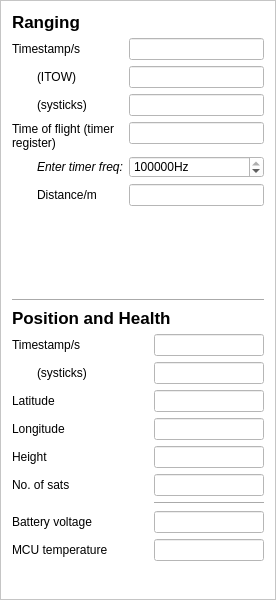
<?xml version="1.0" encoding="UTF-8"?>
<ui version="4.0">
 <class>toad_frame</class>
 <widget class="QFrame" name="toad_frame">
  <property name="geometry">
   <rect>
    <x>0</x>
    <y>0</y>
    <width>276</width>
    <height>600</height>
   </rect>
  </property>
  <property name="minimumSize">
   <size>
    <width>276</width>
    <height>550</height>
   </size>
  </property>
  <property name="windowTitle">
   <string>toad_frame</string>
  </property>
  <property name="styleSheet">
   <string notr="true">background-color: rgb(255, 255, 255);</string>
  </property>
  <property name="frameShape">
   <enum>QFrame::StyledPanel</enum>
  </property>
  <property name="frameShadow">
   <enum>QFrame::Raised</enum>
  </property>
  <layout class="QVBoxLayout" name="verticalLayout">
   <item>
    <layout class="QFormLayout" name="formLayout_ranging">
     <property name="sizeConstraint">
      <enum>QLayout::SetMaximumSize</enum>
     </property>
     <property name="fieldGrowthPolicy">
      <enum>QFormLayout::AllNonFixedFieldsGrow</enum>
     </property>
     <item row="0" column="0" colspan="2">
      <widget class="QLabel" name="label_ranging_title">
       <property name="maximumSize">
        <size>
         <width>640</width>
         <height>16777215</height>
        </size>
       </property>
       <property name="font">
        <font>
         <pointsize>13</pointsize>
         <weight>75</weight>
         <bold>true</bold>
        </font>
       </property>
       <property name="focusPolicy">
        <enum>Qt::StrongFocus</enum>
       </property>
       <property name="text">
        <string>Ranging</string>
       </property>
      </widget>
     </item>
     <item row="1" column="0">
      <widget class="QLabel" name="label_timestamp_ranging">
       <property name="text">
        <string>Timestamp/s</string>
       </property>
       <property name="indent">
        <number>-1</number>
       </property>
      </widget>
     </item>
     <item row="2" column="0">
      <widget class="QLabel" name="label_timestamp_itow_ranging">
       <property name="inputMethodHints">
        <set>Qt::ImhNone</set>
       </property>
       <property name="text">
        <string>(ITOW)</string>
       </property>
       <property name="indent">
        <number>25</number>
       </property>
      </widget>
     </item>
     <item row="2" column="1">
      <widget class="QLineEdit" name="lineEdit_timestamp_itow_ranging">
       <property name="maximumSize">
        <size>
         <width>500</width>
         <height>16777215</height>
        </size>
       </property>
       <property name="inputMethodHints">
        <set>Qt::ImhDigitsOnly</set>
       </property>
       <property name="readOnly">
        <bool>true</bool>
       </property>
      </widget>
     </item>
     <item row="3" column="0">
      <widget class="QLabel" name="label_timestamp_systicks_ranging">
       <property name="text">
        <string>(systicks)</string>
       </property>
       <property name="indent">
        <number>25</number>
       </property>
      </widget>
     </item>
     <item row="3" column="1">
      <widget class="QLineEdit" name="lineEdit_timestamp_systicks_ranging">
       <property name="maximumSize">
        <size>
         <width>500</width>
         <height>16777215</height>
        </size>
       </property>
       <property name="inputMethodHints">
        <set>Qt::ImhDigitsOnly</set>
       </property>
       <property name="readOnly">
        <bool>true</bool>
       </property>
      </widget>
     </item>
     <item row="4" column="0">
      <widget class="QLabel" name="label_tof_ranging">
       <property name="text">
        <string>Time of flight (timer register)</string>
       </property>
       <property name="wordWrap">
        <bool>true</bool>
       </property>
       <property name="indent">
        <number>-1</number>
       </property>
      </widget>
     </item>
     <item row="4" column="1">
      <widget class="QLineEdit" name="lineEdit_tof">
       <property name="maximumSize">
        <size>
         <width>500</width>
         <height>16777215</height>
        </size>
       </property>
       <property name="readOnly">
        <bool>true</bool>
       </property>
      </widget>
     </item>
     <item row="5" column="0">
      <widget class="QLabel" name="label_timerfreq_ranging">
       <property name="font">
        <font>
         <italic>true</italic>
        </font>
       </property>
       <property name="text">
        <string>Enter timer freq:</string>
       </property>
       <property name="indent">
        <number>25</number>
       </property>
      </widget>
     </item>
     <item row="5" column="1">
      <widget class="QSpinBox" name="spinBox_timerfreq">
       <property name="maximumSize">
        <size>
         <width>500</width>
         <height>16777215</height>
        </size>
       </property>
       <property name="focusPolicy">
        <enum>Qt::StrongFocus</enum>
       </property>
       <property name="suffix">
        <string>Hz</string>
       </property>
       <property name="maximum">
        <number>99999999</number>
       </property>
       <property name="singleStep">
        <number>1000</number>
       </property>
       <property name="value">
        <number>84000000</number>
       </property>
      </widget>
     </item>
     <item row="6" column="0">
      <widget class="QLabel" name="label_distance_ranging">
       <property name="text">
        <string>Distance/m</string>
       </property>
       <property name="alignment">
        <set>Qt::AlignLeading|Qt::AlignLeft|Qt::AlignVCenter</set>
       </property>
       <property name="indent">
        <number>25</number>
       </property>
      </widget>
     </item>
     <item row="6" column="1">
      <widget class="QLineEdit" name="lineEdit_distance">
       <property name="maximumSize">
        <size>
         <width>500</width>
         <height>16777215</height>
        </size>
       </property>
       <property name="alignment">
        <set>Qt::AlignLeading|Qt::AlignLeft|Qt::AlignVCenter</set>
       </property>
       <property name="dragEnabled">
        <bool>false</bool>
       </property>
       <property name="readOnly">
        <bool>true</bool>
       </property>
      </widget>
     </item>
     <item row="1" column="1">
      <widget class="QLineEdit" name="lineEdit_timestamp_s_ranging">
       <property name="maximumSize">
        <size>
         <width>500</width>
         <height>16777215</height>
        </size>
       </property>
       <property name="inputMethodHints">
        <set>Qt::ImhDigitsOnly</set>
       </property>
       <property name="readOnly">
        <bool>true</bool>
       </property>
      </widget>
     </item>
    </layout>
   </item>
   <item>
    <widget class="Line" name="line_2">
     <property name="orientation">
      <enum>Qt::Horizontal</enum>
     </property>
    </widget>
   </item>
   <item>
    <layout class="QFormLayout" name="formLayout_pos">
     <property name="sizeConstraint">
      <enum>QLayout::SetMaximumSize</enum>
     </property>
     <property name="fieldGrowthPolicy">
      <enum>QFormLayout::AllNonFixedFieldsGrow</enum>
     </property>
     <item row="0" column="0" colspan="2">
      <widget class="QLabel" name="label_pos_title">
       <property name="maximumSize">
        <size>
         <width>640</width>
         <height>16777215</height>
        </size>
       </property>
       <property name="font">
        <font>
         <pointsize>13</pointsize>
         <weight>75</weight>
         <bold>true</bold>
        </font>
       </property>
       <property name="text">
        <string>Position and Health</string>
       </property>
      </widget>
     </item>
     <item row="1" column="0">
      <widget class="QLabel" name="label_timestamp_pos">
       <property name="minimumSize">
        <size>
         <width>136</width>
         <height>0</height>
        </size>
       </property>
       <property name="text">
        <string>Timestamp/s</string>
       </property>
       <property name="indent">
        <number>-1</number>
       </property>
      </widget>
     </item>
     <item row="1" column="1">
      <widget class="QLineEdit" name="lineEdit_timestamp_s_pos">
       <property name="maximumSize">
        <size>
         <width>500</width>
         <height>16777215</height>
        </size>
       </property>
       <property name="inputMethodHints">
        <set>Qt::ImhDigitsOnly</set>
       </property>
       <property name="readOnly">
        <bool>true</bool>
       </property>
      </widget>
     </item>
     <item row="2" column="0">
      <widget class="QLabel" name="label_systicks_pos">
       <property name="text">
        <string>(systicks)</string>
       </property>
       <property name="indent">
        <number>25</number>
       </property>
      </widget>
     </item>
     <item row="2" column="1">
      <widget class="QLineEdit" name="lineEdit_timestamp_systicks_pos">
       <property name="maximumSize">
        <size>
         <width>500</width>
         <height>16777215</height>
        </size>
       </property>
       <property name="readOnly">
        <bool>true</bool>
       </property>
      </widget>
     </item>
     <item row="3" column="0">
      <widget class="QLabel" name="label_lat_pos">
       <property name="text">
        <string>Latitude</string>
       </property>
      </widget>
     </item>
     <item row="3" column="1">
      <widget class="QLineEdit" name="lineEdit_lat">
       <property name="maximumSize">
        <size>
         <width>500</width>
         <height>16777215</height>
        </size>
       </property>
       <property name="readOnly">
        <bool>true</bool>
       </property>
      </widget>
     </item>
     <item row="4" column="0">
      <widget class="QLabel" name="label_lon_pos">
       <property name="text">
        <string>Longitude</string>
       </property>
      </widget>
     </item>
     <item row="4" column="1">
      <widget class="QLineEdit" name="lineEdit_lon">
       <property name="maximumSize">
        <size>
         <width>500</width>
         <height>16777215</height>
        </size>
       </property>
       <property name="readOnly">
        <bool>true</bool>
       </property>
      </widget>
     </item>
     <item row="5" column="0">
      <widget class="QLabel" name="label_height_pos">
       <property name="text">
        <string>Height</string>
       </property>
      </widget>
     </item>
     <item row="5" column="1">
      <widget class="QLineEdit" name="lineEdit_height">
       <property name="maximumSize">
        <size>
         <width>500</width>
         <height>16777215</height>
        </size>
       </property>
       <property name="readOnly">
        <bool>true</bool>
       </property>
      </widget>
     </item>
     <item row="6" column="0">
      <widget class="QLabel" name="label_numsat_pos">
       <property name="text">
        <string>No. of sats</string>
       </property>
      </widget>
     </item>
     <item row="6" column="1">
      <widget class="QLineEdit" name="lineEdit_num_sat">
       <property name="maximumSize">
        <size>
         <width>500</width>
         <height>16777215</height>
        </size>
       </property>
       <property name="readOnly">
        <bool>true</bool>
       </property>
      </widget>
     </item>
     <item row="7" column="1">
      <widget class="Line" name="line_3">
       <property name="sizePolicy">
        <sizepolicy hsizetype="Maximum" vsizetype="Fixed">
         <horstretch>0</horstretch>
         <verstretch>0</verstretch>
        </sizepolicy>
       </property>
       <property name="maximumSize">
        <size>
         <width>500</width>
         <height>16777215</height>
        </size>
       </property>
       <property name="orientation">
        <enum>Qt::Horizontal</enum>
       </property>
      </widget>
     </item>
     <item row="8" column="0">
      <widget class="QLabel" name="label_batt_v_pos">
       <property name="text">
        <string>Battery voltage</string>
       </property>
      </widget>
     </item>
     <item row="8" column="1">
      <widget class="QLineEdit" name="lineEdit_batt_v">
       <property name="maximumSize">
        <size>
         <width>500</width>
         <height>16777215</height>
        </size>
       </property>
       <property name="readOnly">
        <bool>true</bool>
       </property>
      </widget>
     </item>
     <item row="9" column="0">
      <widget class="QLabel" name="label_cpu_temp_pos">
       <property name="text">
        <string>MCU temperature</string>
       </property>
      </widget>
     </item>
     <item row="9" column="1">
      <widget class="QLineEdit" name="lineEdit_mcu_temp">
       <property name="maximumSize">
        <size>
         <width>500</width>
         <height>16777215</height>
        </size>
       </property>
       <property name="readOnly">
        <bool>true</bool>
       </property>
      </widget>
     </item>
    </layout>
   </item>
  </layout>
 </widget>
 <resources/>
 <connections/>
</ui>
